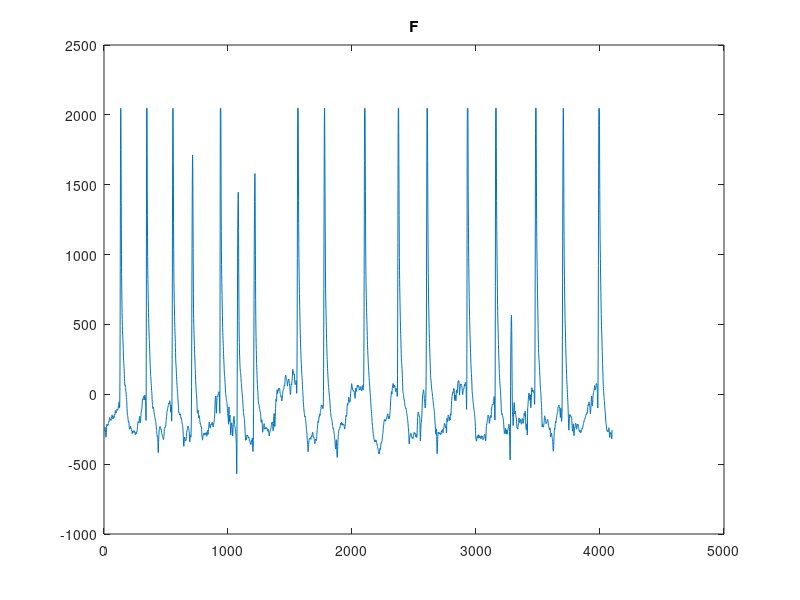
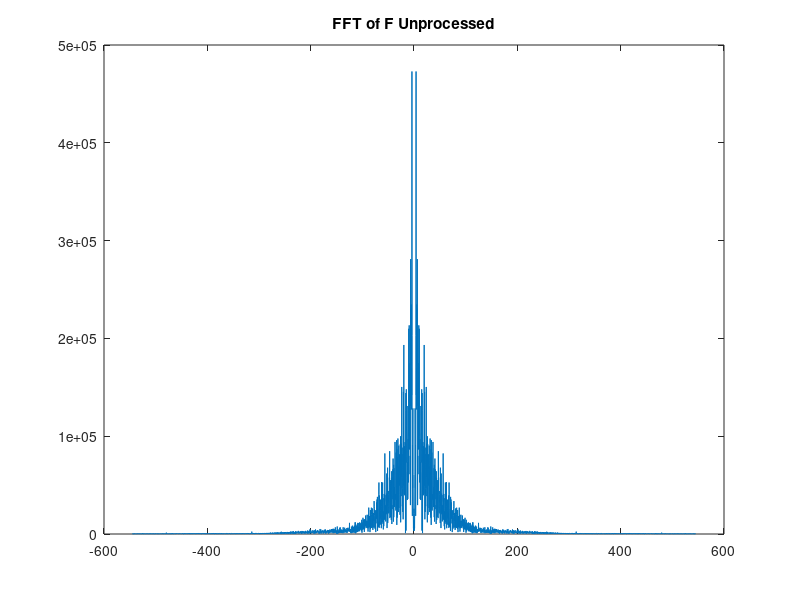
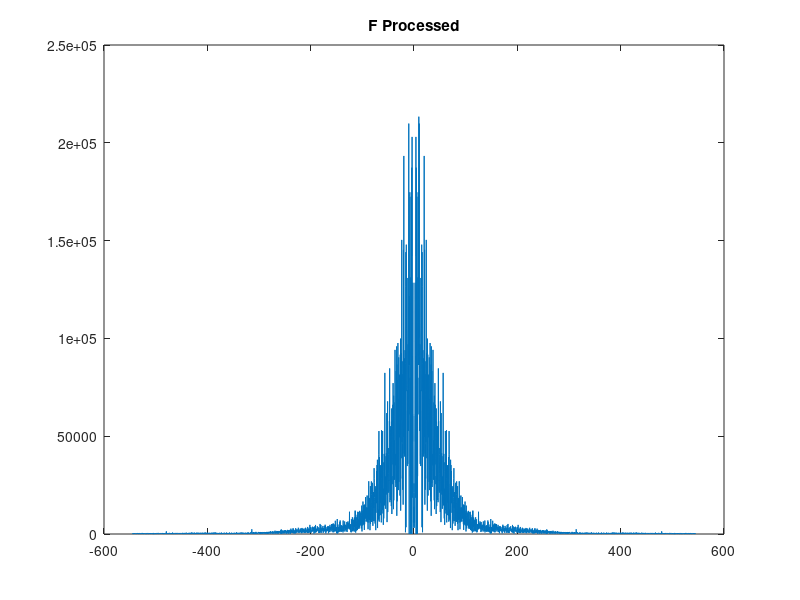
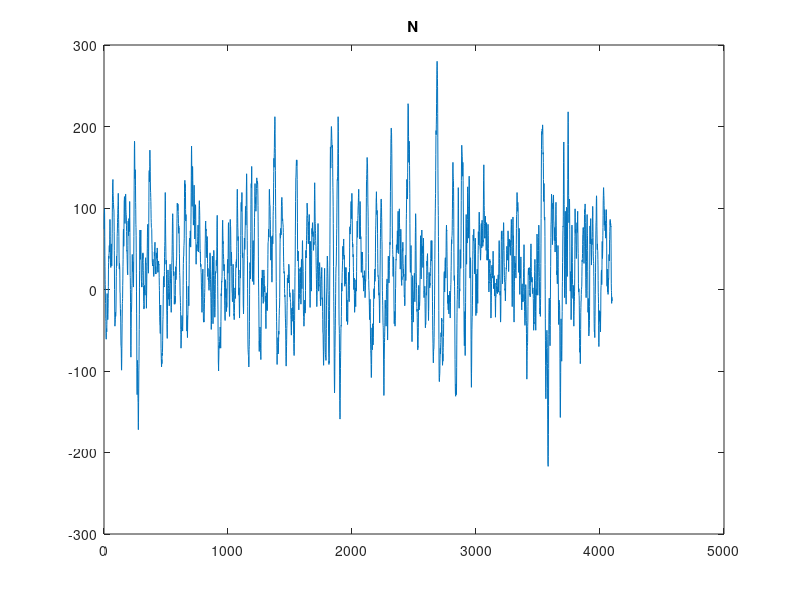

The MATLAB source for these figures, in order:
clear all
close all

load('F.mat');
load('N.mat');
load('O.mat');
load('S.mat');
load('Z.mat');

F = F(:,9);
N = N(:,9);
O = O(:,9);
S = S(:,9);
Z = Z(:,5);

Fs = 173.61;
N_shift = length(F);
frequencies_shifted = (linspace(-pi*Fs, Fs*(pi - (2*pi)/N_shift), N_shift) + (Fs*pi)/(N_shift)*mod(N_shift, 2))';

times = linspace(0,N_shift*1/Fs,101);

figure;
plot(1:length(F),F)
title('F')
ffft = fft(F);
ffft = fftshift(ffft);
figure;
plot(frequencies_shifted,abs((ffft)))
title('FFT of F Unprocessed')
[sorted, index] = sort(ffft);
for A=length(index)-8:length(index)
    ffft(index(A)) = 0;
end
figure;
plot(frequencies_shifted,abs((ffft)))
title('F Processed')


figure;
plot(1:length(N),N)
title('N')
nfft = fft(N);
nfft = fftshift(nfft);
figure;
plot(frequencies_shifted,abs((nfft)))
title('FFT of N Unprocessed')
[sorted, index] = sort(nfft);
for A=length(index)-70:length(index)
    nfft(index(A)) = 0;
end
figure;
plot(frequencies_shifted,abs((nfft)))
title('N Processed')


figure;
plot(1:length(O),O)
title('O')
offt = fft(O);
offt = fftshift(offt);
figure;
plot(frequencies_shifted,abs((offt)))
title('FFT of O Unprocessed')
[sorted, index] = sort(offt);
for A=length(index)-70:length(index)
    offt(index(A)) = 0;
end
figure;
plot(frequencies_shifted,abs((offt)))
title('O Processed')


figure;
plot(1:length(S),S)
title('S')
sfft = fft(S);
sfft = fftshift(sfft);
figure;
plot(frequencies_shifted,abs((sfft)))
%axis([0 150 0 3000000])
title('FFT of S Unprocessed')


figure;
plot(1:length(Z),Z)
title('Z')
zfft = fft(Z);
zfft = fftshift(zfft);
figure;
plot(frequencies_shifted,abs((zfft)))
title('FFT of Z Unprocessed')
[sorted, index] = sort(zfft);
%for A=length(index)-120:length(index)
%    zfft(index(A)) = 0;
%end
figure;
plot(frequencies_shifted,abs((zfft)))
%axis([0 150 0 3000000])
title('Z Processed')

close all
figure
hold on
subplot(2,1,1)
plot(frequencies_shifted,abs((zfft)),'b')
title('Normal EEG')
xlabel('Frequency [Hz]')
ylabel('Magnitude')
axis([0 60 0 30000])
subplot(2,1,2)
plot(frequencies_shifted,abs((sfft)),'r')
title('Seizure EEG')
xlabel('Frequency [Hz]')
ylabel('Magnitude')
axis([0 60 0 250000])
hold off

%%
data = [ffft,nfft,offt,sfft,zfft];
[U,SS,VV] = svd(data,'econ');
train_weights = U' * data;

test_S = [fft(S)];
test_weights = U' * test_S;

a = test_weights' * U';
plot(frequencies_shifted,abs(fftshift(a)))

[dist,index] = min(vecnorm(test_weights - train_weights))





